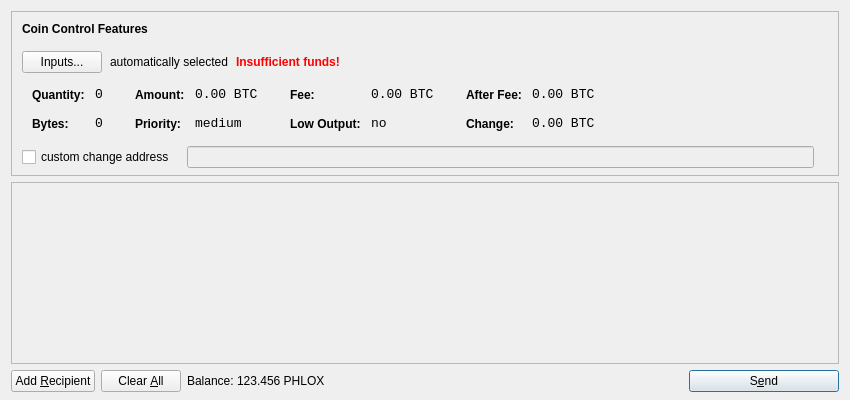
<?xml version="1.0" encoding="UTF-8"?>
<ui version="4.0">
 <class>SendCoinsDialog</class>
 <widget class="QDialog" name="SendCoinsDialog">
  <property name="geometry">
   <rect>
    <x>0</x>
    <y>0</y>
    <width>850</width>
    <height>400</height>
   </rect>
  </property>
  <property name="windowTitle">
   <string>Send Coins</string>
  </property>
  <layout class="QVBoxLayout" name="verticalLayout" stretch="0,1,0">
   <property name="bottomMargin">
    <number>8</number>
   </property>
   <item>
    <widget class="QFrame" name="frameCoinControl">
     <property name="sizePolicy">
      <sizepolicy hsizetype="Expanding" vsizetype="Expanding">
       <horstretch>0</horstretch>
       <verstretch>0</verstretch>
      </sizepolicy>
     </property>
     <property name="maximumSize">
      <size>
       <width>16777215</width>
       <height>16777215</height>
      </size>
     </property>
     <property name="frameShape">
      <enum>QFrame::StyledPanel</enum>
     </property>
     <property name="frameShadow">
      <enum>QFrame::Sunken</enum>
     </property>
     <layout class="QVBoxLayout" name="verticalLayoutCoinControl2">
      <property name="spacing">
       <number>-1</number>
      </property>
      <property name="leftMargin">
       <number>0</number>
      </property>
      <property name="topMargin">
       <number>0</number>
      </property>
      <property name="rightMargin">
       <number>0</number>
      </property>
      <property name="bottomMargin">
       <number>6</number>
      </property>
      <item>
       <layout class="QVBoxLayout" name="verticalLayoutCoinControl" stretch="0,0,0,0,1">
        <property name="spacing">
         <number>0</number>
        </property>
        <property name="leftMargin">
         <number>10</number>
        </property>
        <property name="topMargin">
         <number>10</number>
        </property>
        <item>
         <layout class="QHBoxLayout" name="horizontalLayoutCoinControl1">
          <property name="bottomMargin">
           <number>15</number>
          </property>
          <item>
           <widget class="QLabel" name="labelCoinControlFeatures">
            <property name="sizePolicy">
             <sizepolicy hsizetype="Preferred" vsizetype="Maximum">
              <horstretch>0</horstretch>
              <verstretch>0</verstretch>
             </sizepolicy>
            </property>
            <property name="font">
             <font>
              <weight>75</weight>
              <bold>true</bold>
             </font>
            </property>
            <property name="styleSheet">
             <string notr="true">font-weight:bold;</string>
            </property>
            <property name="text">
             <string>Coin Control Features</string>
            </property>
           </widget>
          </item>
         </layout>
        </item>
        <item>
         <layout class="QHBoxLayout" name="horizontalLayoutCoinControl2" stretch="0,0,0,0">
          <property name="spacing">
           <number>8</number>
          </property>
          <property name="bottomMargin">
           <number>10</number>
          </property>
          <item>
           <widget class="QPushButton" name="pushButtonCoinControl">
            <property name="styleSheet">
             <string notr="true"/>
            </property>
            <property name="text">
             <string>Inputs...</string>
            </property>
           </widget>
          </item>
          <item>
           <widget class="QLabel" name="labelCoinControlAutomaticallySelected">
            <property name="text">
             <string>automatically selected</string>
            </property>
            <property name="margin">
             <number>5</number>
            </property>
           </widget>
          </item>
          <item>
           <widget class="QLabel" name="labelCoinControlInsuffFunds">
            <property name="font">
             <font>
              <weight>75</weight>
              <bold>true</bold>
             </font>
            </property>
            <property name="styleSheet">
             <string notr="true">color:red;font-weight:bold;</string>
            </property>
            <property name="text">
             <string>Insufficient funds!</string>
            </property>
            <property name="margin">
             <number>5</number>
            </property>
           </widget>
          </item>
          <item>
           <spacer name="horizontalSpacerCoinControl">
            <property name="orientation">
             <enum>Qt::Horizontal</enum>
            </property>
            <property name="sizeHint" stdset="0">
             <size>
              <width>40</width>
              <height>1</height>
             </size>
            </property>
           </spacer>
          </item>
         </layout>
        </item>
        <item>
         <widget class="QWidget" name="widgetCoinControl" native="true">
          <property name="sizePolicy">
           <sizepolicy hsizetype="Preferred" vsizetype="Preferred">
            <horstretch>0</horstretch>
            <verstretch>0</verstretch>
           </sizepolicy>
          </property>
          <property name="minimumSize">
           <size>
            <width>0</width>
            <height>0</height>
           </size>
          </property>
          <property name="styleSheet">
           <string notr="true"/>
          </property>
          <layout class="QHBoxLayout" name="horizontalLayoutCoinControl5">
           <property name="margin">
            <number>0</number>
           </property>
           <item>
            <layout class="QHBoxLayout" name="horizontalLayoutCoinControl3" stretch="0,0,0,1">
             <property name="spacing">
              <number>20</number>
             </property>
             <property name="topMargin">
              <number>0</number>
             </property>
             <property name="bottomMargin">
              <number>10</number>
             </property>
             <item>
              <layout class="QFormLayout" name="formLayoutCoinControl1">
               <property name="horizontalSpacing">
                <number>10</number>
               </property>
               <property name="verticalSpacing">
                <number>14</number>
               </property>
               <property name="leftMargin">
                <number>10</number>
               </property>
               <property name="topMargin">
                <number>4</number>
               </property>
               <property name="rightMargin">
                <number>6</number>
               </property>
               <item row="0" column="0">
                <widget class="QLabel" name="labelCoinControlQuantityText">
                 <property name="styleSheet">
                  <string notr="true">font-weight:bold;</string>
                 </property>
                 <property name="text">
                  <string>Quantity:</string>
                 </property>
                 <property name="margin">
                  <number>0</number>
                 </property>
                </widget>
               </item>
               <item row="0" column="1">
                <widget class="QLabel" name="labelCoinControlQuantity">
                 <property name="font">
                  <font>
                   <family>Monospace</family>
                   <pointsize>10</pointsize>
                  </font>
                 </property>
                 <property name="cursor">
                  <cursorShape>IBeamCursor</cursorShape>
                 </property>
                 <property name="contextMenuPolicy">
                  <enum>Qt::ActionsContextMenu</enum>
                 </property>
                 <property name="text">
                  <string notr="true">0</string>
                 </property>
                 <property name="margin">
                  <number>0</number>
                 </property>
                 <property name="textInteractionFlags">
                  <set>Qt::LinksAccessibleByMouse|Qt::TextSelectableByKeyboard|Qt::TextSelectableByMouse</set>
                 </property>
                </widget>
               </item>
               <item row="1" column="0">
                <widget class="QLabel" name="labelCoinControlBytesText">
                 <property name="styleSheet">
                  <string notr="true">font-weight:bold;</string>
                 </property>
                 <property name="text">
                  <string>Bytes:</string>
                 </property>
                </widget>
               </item>
               <item row="1" column="1">
                <widget class="QLabel" name="labelCoinControlBytes">
                 <property name="font">
                  <font>
                   <family>Monospace</family>
                   <pointsize>10</pointsize>
                  </font>
                 </property>
                 <property name="cursor">
                  <cursorShape>IBeamCursor</cursorShape>
                 </property>
                 <property name="contextMenuPolicy">
                  <enum>Qt::ActionsContextMenu</enum>
                 </property>
                 <property name="text">
                  <string notr="true">0</string>
                 </property>
                 <property name="textInteractionFlags">
                  <set>Qt::LinksAccessibleByMouse|Qt::TextSelectableByKeyboard|Qt::TextSelectableByMouse</set>
                 </property>
                </widget>
               </item>
              </layout>
             </item>
             <item>
              <layout class="QFormLayout" name="formLayoutCoinControl2">
               <property name="horizontalSpacing">
                <number>10</number>
               </property>
               <property name="verticalSpacing">
                <number>14</number>
               </property>
               <property name="leftMargin">
                <number>6</number>
               </property>
               <property name="topMargin">
                <number>4</number>
               </property>
               <property name="rightMargin">
                <number>6</number>
               </property>
               <item row="0" column="0">
                <widget class="QLabel" name="labelCoinControlAmountText">
                 <property name="styleSheet">
                  <string notr="true">font-weight:bold;</string>
                 </property>
                 <property name="text">
                  <string>Amount:</string>
                 </property>
                 <property name="margin">
                  <number>0</number>
                 </property>
                </widget>
               </item>
               <item row="0" column="1">
                <widget class="QLabel" name="labelCoinControlAmount">
                 <property name="font">
                  <font>
                   <family>Monospace</family>
                   <pointsize>10</pointsize>
                  </font>
                 </property>
                 <property name="cursor">
                  <cursorShape>IBeamCursor</cursorShape>
                 </property>
                 <property name="contextMenuPolicy">
                  <enum>Qt::ActionsContextMenu</enum>
                 </property>
                 <property name="text">
                  <string notr="true">0.00 BTC</string>
                 </property>
                 <property name="textInteractionFlags">
                  <set>Qt::LinksAccessibleByMouse|Qt::TextSelectableByKeyboard|Qt::TextSelectableByMouse</set>
                 </property>
                </widget>
               </item>
               <item row="1" column="0">
                <widget class="QLabel" name="labelCoinControlPriorityText">
                 <property name="styleSheet">
                  <string notr="true">font-weight:bold;</string>
                 </property>
                 <property name="text">
                  <string>Priority:</string>
                 </property>
                </widget>
               </item>
               <item row="1" column="1">
                <widget class="QLabel" name="labelCoinControlPriority">
                 <property name="font">
                  <font>
                   <family>Monospace</family>
                   <pointsize>10</pointsize>
                  </font>
                 </property>
                 <property name="cursor">
                  <cursorShape>IBeamCursor</cursorShape>
                 </property>
                 <property name="contextMenuPolicy">
                  <enum>Qt::ActionsContextMenu</enum>
                 </property>
                 <property name="text">
                  <string>medium</string>
                 </property>
                 <property name="textInteractionFlags">
                  <set>Qt::LinksAccessibleByMouse|Qt::TextSelectableByKeyboard|Qt::TextSelectableByMouse</set>
                 </property>
                </widget>
               </item>
              </layout>
             </item>
             <item>
              <layout class="QFormLayout" name="formLayoutCoinControl3">
               <property name="horizontalSpacing">
                <number>10</number>
               </property>
               <property name="verticalSpacing">
                <number>14</number>
               </property>
               <property name="leftMargin">
                <number>6</number>
               </property>
               <property name="topMargin">
                <number>4</number>
               </property>
               <property name="rightMargin">
                <number>6</number>
               </property>
               <item row="0" column="0">
                <widget class="QLabel" name="labelCoinControlFeeText">
                 <property name="styleSheet">
                  <string notr="true">font-weight:bold;</string>
                 </property>
                 <property name="text">
                  <string>Fee:</string>
                 </property>
                 <property name="margin">
                  <number>0</number>
                 </property>
                </widget>
               </item>
               <item row="0" column="1">
                <widget class="QLabel" name="labelCoinControlFee">
                 <property name="font">
                  <font>
                   <family>Monospace</family>
                   <pointsize>10</pointsize>
                  </font>
                 </property>
                 <property name="cursor">
                  <cursorShape>IBeamCursor</cursorShape>
                 </property>
                 <property name="contextMenuPolicy">
                  <enum>Qt::ActionsContextMenu</enum>
                 </property>
                 <property name="text">
                  <string notr="true">0.00 BTC</string>
                 </property>
                 <property name="textInteractionFlags">
                  <set>Qt::LinksAccessibleByMouse|Qt::TextSelectableByKeyboard|Qt::TextSelectableByMouse</set>
                 </property>
                </widget>
               </item>
               <item row="1" column="0">
                <widget class="QLabel" name="labelCoinControlLowOutputText">
                 <property name="styleSheet">
                  <string notr="true">font-weight:bold;</string>
                 </property>
                 <property name="text">
                  <string>Low Output:</string>
                 </property>
                </widget>
               </item>
               <item row="1" column="1">
                <widget class="QLabel" name="labelCoinControlLowOutput">
                 <property name="font">
                  <font>
                   <family>Monospace</family>
                   <pointsize>10</pointsize>
                  </font>
                 </property>
                 <property name="cursor">
                  <cursorShape>IBeamCursor</cursorShape>
                 </property>
                 <property name="contextMenuPolicy">
                  <enum>Qt::ActionsContextMenu</enum>
                 </property>
                 <property name="text">
                  <string>no</string>
                 </property>
                 <property name="textInteractionFlags">
                  <set>Qt::LinksAccessibleByMouse|Qt::TextSelectableByKeyboard|Qt::TextSelectableByMouse</set>
                 </property>
                </widget>
               </item>
              </layout>
             </item>
             <item>
              <layout class="QFormLayout" name="formLayoutCoinControl4">
               <property name="horizontalSpacing">
                <number>10</number>
               </property>
               <property name="verticalSpacing">
                <number>14</number>
               </property>
               <property name="leftMargin">
                <number>6</number>
               </property>
               <property name="topMargin">
                <number>4</number>
               </property>
               <property name="rightMargin">
                <number>6</number>
               </property>
               <item row="0" column="0">
                <widget class="QLabel" name="labelCoinControlAfterFeeText">
                 <property name="styleSheet">
                  <string notr="true">font-weight:bold;</string>
                 </property>
                 <property name="text">
                  <string>After Fee:</string>
                 </property>
                 <property name="margin">
                  <number>0</number>
                 </property>
                </widget>
               </item>
               <item row="0" column="1">
                <widget class="QLabel" name="labelCoinControlAfterFee">
                 <property name="font">
                  <font>
                   <family>Monospace</family>
                   <pointsize>10</pointsize>
                  </font>
                 </property>
                 <property name="cursor">
                  <cursorShape>IBeamCursor</cursorShape>
                 </property>
                 <property name="contextMenuPolicy">
                  <enum>Qt::ActionsContextMenu</enum>
                 </property>
                 <property name="text">
                  <string notr="true">0.00 BTC</string>
                 </property>
                 <property name="textInteractionFlags">
                  <set>Qt::LinksAccessibleByMouse|Qt::TextSelectableByKeyboard|Qt::TextSelectableByMouse</set>
                 </property>
                </widget>
               </item>
               <item row="1" column="0">
                <widget class="QLabel" name="labelCoinControlChangeText">
                 <property name="styleSheet">
                  <string notr="true">font-weight:bold;</string>
                 </property>
                 <property name="text">
                  <string>Change:</string>
                 </property>
                </widget>
               </item>
               <item row="1" column="1">
                <widget class="QLabel" name="labelCoinControlChange">
                 <property name="font">
                  <font>
                   <family>Monospace</family>
                   <pointsize>10</pointsize>
                  </font>
                 </property>
                 <property name="cursor">
                  <cursorShape>IBeamCursor</cursorShape>
                 </property>
                 <property name="contextMenuPolicy">
                  <enum>Qt::ActionsContextMenu</enum>
                 </property>
                 <property name="text">
                  <string notr="true">0.00 BTC</string>
                 </property>
                 <property name="textInteractionFlags">
                  <set>Qt::LinksAccessibleByMouse|Qt::TextSelectableByKeyboard|Qt::TextSelectableByMouse</set>
                 </property>
                </widget>
               </item>
              </layout>
             </item>
            </layout>
           </item>
          </layout>
         </widget>
        </item>
        <item>
         <layout class="QHBoxLayout" name="horizontalLayoutCoinControl4" stretch="0,0,0">
          <property name="spacing">
           <number>12</number>
          </property>
          <property name="sizeConstraint">
           <enum>QLayout::SetDefaultConstraint</enum>
          </property>
          <property name="topMargin">
           <number>5</number>
          </property>
          <property name="rightMargin">
           <number>5</number>
          </property>
          <item>
           <widget class="QCheckBox" name="checkBoxCoinControlChange">
            <property name="text">
             <string>custom change address</string>
            </property>
           </widget>
          </item>
          <item>
           <widget class="QLineEdit" name="lineEditCoinControlChange">
            <property name="enabled">
             <bool>false</bool>
            </property>
            <property name="sizePolicy">
             <sizepolicy hsizetype="Expanding" vsizetype="Fixed">
              <horstretch>0</horstretch>
              <verstretch>0</verstretch>
             </sizepolicy>
            </property>
           </widget>
          </item>
          <item>
           <widget class="QLabel" name="labelCoinControlChangeLabel">
            <property name="sizePolicy">
             <sizepolicy hsizetype="Preferred" vsizetype="Expanding">
              <horstretch>0</horstretch>
              <verstretch>0</verstretch>
             </sizepolicy>
            </property>
            <property name="minimumSize">
             <size>
              <width>0</width>
              <height>0</height>
             </size>
            </property>
            <property name="text">
             <string/>
            </property>
            <property name="margin">
             <number>3</number>
            </property>
           </widget>
          </item>
         </layout>
        </item>
        <item>
         <spacer name="verticalSpacerCoinControl">
          <property name="orientation">
           <enum>Qt::Vertical</enum>
          </property>
          <property name="sizeHint" stdset="0">
           <size>
            <width>800</width>
            <height>1</height>
           </size>
          </property>
         </spacer>
        </item>
       </layout>
      </item>
     </layout>
    </widget>
   </item>
   <item>
    <widget class="QScrollArea" name="scrollArea">
     <property name="widgetResizable">
      <bool>true</bool>
     </property>
     <widget class="QWidget" name="scrollAreaWidgetContents">
      <property name="geometry">
       <rect>
        <x>0</x>
        <y>0</y>
        <width>830</width>
        <height>165</height>
       </rect>
      </property>
      <layout class="QVBoxLayout" name="verticalLayout_2">
       <property name="margin">
        <number>0</number>
       </property>
       <item>
        <layout class="QVBoxLayout" name="entries">
         <property name="spacing">
          <number>6</number>
         </property>
        </layout>
       </item>
       <item>
        <spacer name="verticalSpacer">
         <property name="orientation">
          <enum>Qt::Vertical</enum>
         </property>
         <property name="sizeHint" stdset="0">
          <size>
           <width>20</width>
           <height>40</height>
          </size>
         </property>
        </spacer>
       </item>
      </layout>
     </widget>
    </widget>
   </item>
   <item>
    <layout class="QHBoxLayout" name="horizontalLayout">
     <item>
      <widget class="QPushButton" name="addButton">
       <property name="toolTip">
        <string>Send to multiple recipients at once</string>
       </property>
       <property name="text">
        <string>Add &amp;Recipient</string>
       </property>
       <property name="icon">
        <iconset resource="../bitcoin.qrc">
         <normaloff>:/icons/add</normaloff>:/icons/add</iconset>
       </property>
       <property name="autoDefault">
        <bool>false</bool>
       </property>
      </widget>
     </item>
     <item>
      <widget class="QPushButton" name="clearButton">
       <property name="sizePolicy">
        <sizepolicy hsizetype="Minimum" vsizetype="Fixed">
         <horstretch>0</horstretch>
         <verstretch>0</verstretch>
        </sizepolicy>
       </property>
       <property name="toolTip">
        <string>Remove all transaction fields</string>
       </property>
       <property name="text">
        <string>Clear &amp;All</string>
       </property>
       <property name="icon">
        <iconset resource="../bitcoin.qrc">
         <normaloff>:/icons/remove</normaloff>:/icons/remove</iconset>
       </property>
       <property name="autoRepeatDelay">
        <number>300</number>
       </property>
       <property name="autoDefault">
        <bool>false</bool>
       </property>
      </widget>
     </item>
     <item>
      <layout class="QHBoxLayout" name="horizontalLayout_2">
       <property name="spacing">
        <number>3</number>
       </property>
       <item>
        <widget class="QLabel" name="label">
         <property name="text">
          <string>Balance:</string>
         </property>
        </widget>
       </item>
       <item>
        <widget class="QLabel" name="labelBalance">
         <property name="cursor">
          <cursorShape>IBeamCursor</cursorShape>
         </property>
         <property name="text">
          <string>123.456 PHLOX</string>
         </property>
         <property name="textInteractionFlags">
          <set>Qt::LinksAccessibleByMouse|Qt::TextSelectableByKeyboard|Qt::TextSelectableByMouse</set>
         </property>
        </widget>
       </item>
      </layout>
     </item>
     <item>
      <spacer name="horizontalSpacer">
       <property name="orientation">
        <enum>Qt::Horizontal</enum>
       </property>
       <property name="sizeHint" stdset="0">
        <size>
         <width>40</width>
         <height>20</height>
        </size>
       </property>
      </spacer>
     </item>
     <item>
      <widget class="QPushButton" name="sendButton">
       <property name="minimumSize">
        <size>
         <width>150</width>
         <height>0</height>
        </size>
       </property>
       <property name="toolTip">
        <string>Confirm the send action</string>
       </property>
       <property name="text">
        <string>S&amp;end</string>
       </property>
       <property name="icon">
        <iconset resource="../bitcoin.qrc">
         <normaloff>:/icons/send</normaloff>:/icons/send</iconset>
       </property>
       <property name="default">
        <bool>true</bool>
       </property>
      </widget>
     </item>
    </layout>
   </item>
  </layout>
 </widget>
 <resources>
  <include location="../bitcoin.qrc"/>
 </resources>
 <connections/>
</ui>
